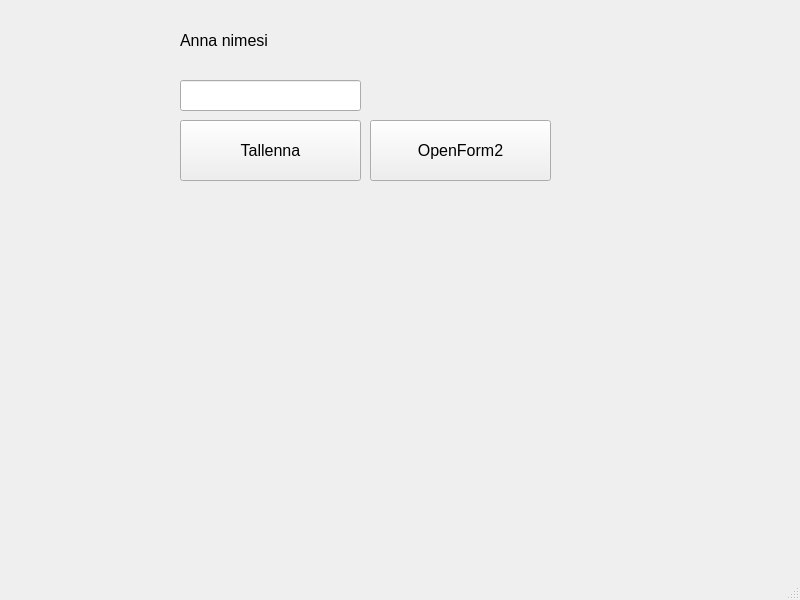
<?xml version="1.0" encoding="UTF-8"?>
<ui version="4.0">
 <class>MainWindow</class>
 <widget class="QMainWindow" name="MainWindow">
  <property name="geometry">
   <rect>
    <x>0</x>
    <y>0</y>
    <width>800</width>
    <height>600</height>
   </rect>
  </property>
  <property name="windowTitle">
   <string>MainWindow</string>
  </property>
  <widget class="QWidget" name="centralwidget">
   <widget class="QPushButton" name="btnSave">
    <property name="geometry">
     <rect>
      <x>180</x>
      <y>120</y>
      <width>181</width>
      <height>61</height>
     </rect>
    </property>
    <property name="font">
     <font>
      <pointsize>12</pointsize>
     </font>
    </property>
    <property name="text">
     <string>Tallenna</string>
    </property>
   </widget>
   <widget class="QLabel" name="label">
    <property name="geometry">
     <rect>
      <x>180</x>
      <y>30</y>
      <width>181</width>
      <height>21</height>
     </rect>
    </property>
    <property name="font">
     <font>
      <pointsize>12</pointsize>
     </font>
    </property>
    <property name="text">
     <string>Anna nimesi</string>
    </property>
   </widget>
   <widget class="QLineEdit" name="textFname">
    <property name="geometry">
     <rect>
      <x>180</x>
      <y>80</y>
      <width>181</width>
      <height>31</height>
     </rect>
    </property>
    <property name="font">
     <font>
      <pointsize>12</pointsize>
     </font>
    </property>
   </widget>
   <widget class="QLabel" name="labelResult">
    <property name="geometry">
     <rect>
      <x>180</x>
      <y>200</y>
      <width>181</width>
      <height>21</height>
     </rect>
    </property>
    <property name="font">
     <font>
      <pointsize>12</pointsize>
     </font>
    </property>
    <property name="text">
     <string/>
    </property>
   </widget>
   <widget class="QPushButton" name="btnOpenForm2">
    <property name="geometry">
     <rect>
      <x>370</x>
      <y>120</y>
      <width>181</width>
      <height>61</height>
     </rect>
    </property>
    <property name="font">
     <font>
      <pointsize>12</pointsize>
     </font>
    </property>
    <property name="text">
     <string>OpenForm2</string>
    </property>
   </widget>
  </widget>
  <widget class="QMenuBar" name="menubar">
   <property name="geometry">
    <rect>
     <x>0</x>
     <y>0</y>
     <width>800</width>
     <height>21</height>
    </rect>
   </property>
  </widget>
  <widget class="QStatusBar" name="statusbar"/>
 </widget>
 <resources/>
 <connections/>
</ui>
